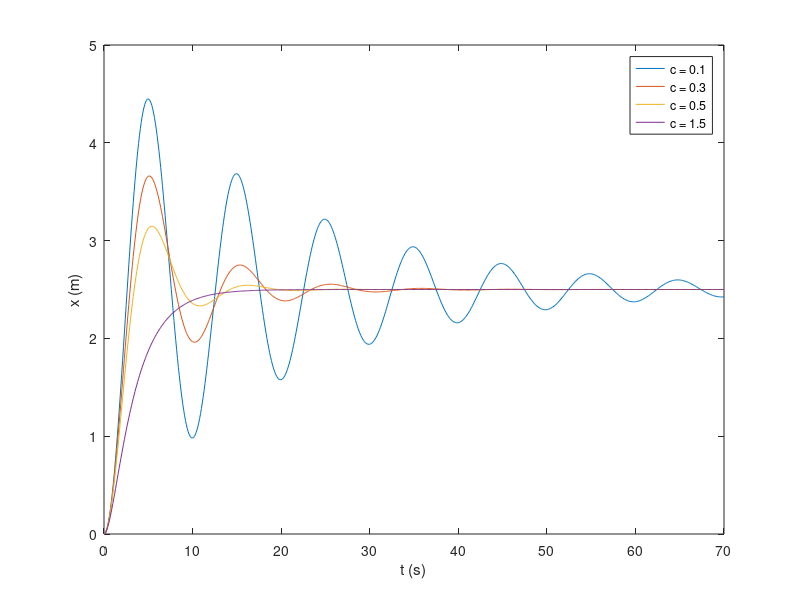
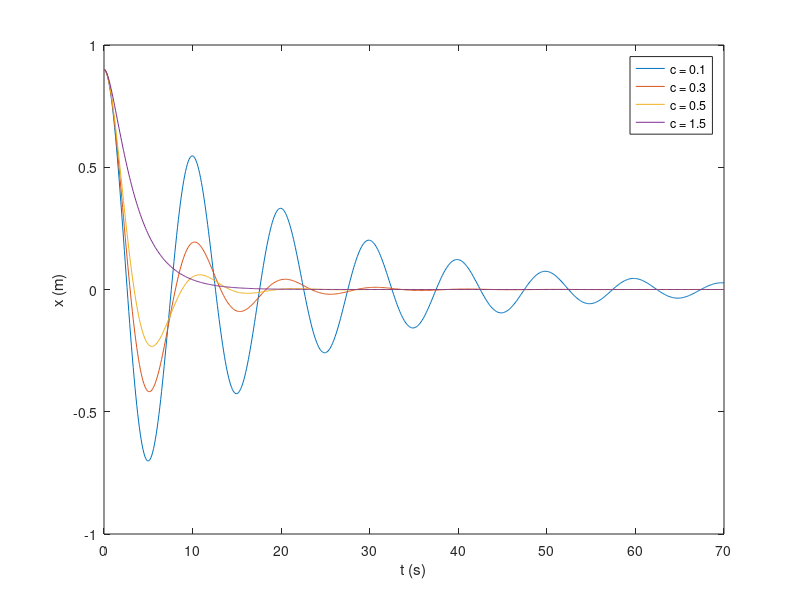

Reproduce these figures in MATLAB, in order.
% Cours 05.22
% Analyse système mécanique

%%% Système forcé
clear; clc;

m = 1; %(Kg)
c = [0.1 0.3 0.5 1.5]; %(‐) ‐> ratio
k = 0.4; %(N/m)
t = 0:0.1:70; %(s)
B = [0; 1/m];
C = [1 0];
D = [0];
for i=1:length(c)
    A = [0 1; -k/m -c(i)/m];
    sys = ss(A, B, C, D);
    y(:,i) = step(sys, t);
end
figure;
plot(t, y)
xlabel('t (s)')
ylabel('x (m)')
legend('c = 0.1', 'c = 0.3', 'c = 0.5', 'c = 1.5')

%% Système non forcé, conditions initiales
clear; clc;

m = 1; %(Kg)
c = [0.1 0.3 0.5 1.5]; %(‐) ‐> ratio
k = 0.4; %(N/m)
t = 0:0.1:70; %(s)
B = [0; 1/m];
C = [1 0];
D = [0];
%valeurs initiales
X0 = [0.9; %Position
    0]; % Vitesse
for i=1:length(c)
    A(:,:,i) = [0 1; -k/m -c(i)/m];
    sys = ss(A(:,:,i),B,C,D);
    y(:,i) = initial(sys, X0, t);
end
figure;
plot(t, y)
xlabel('t (s)')
ylabel('x (m)')
legend('c = 0.1', 'c = 0.3', 'c = 0.5', 'c = 1.5')